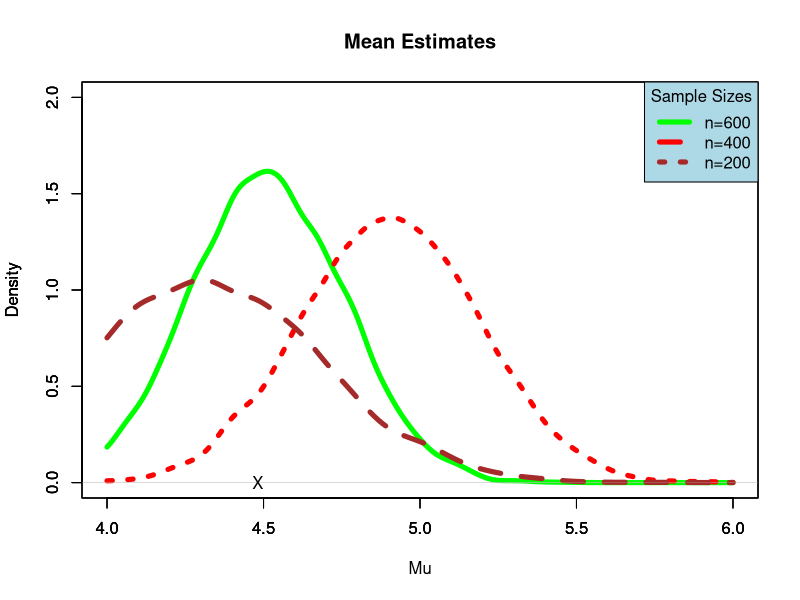
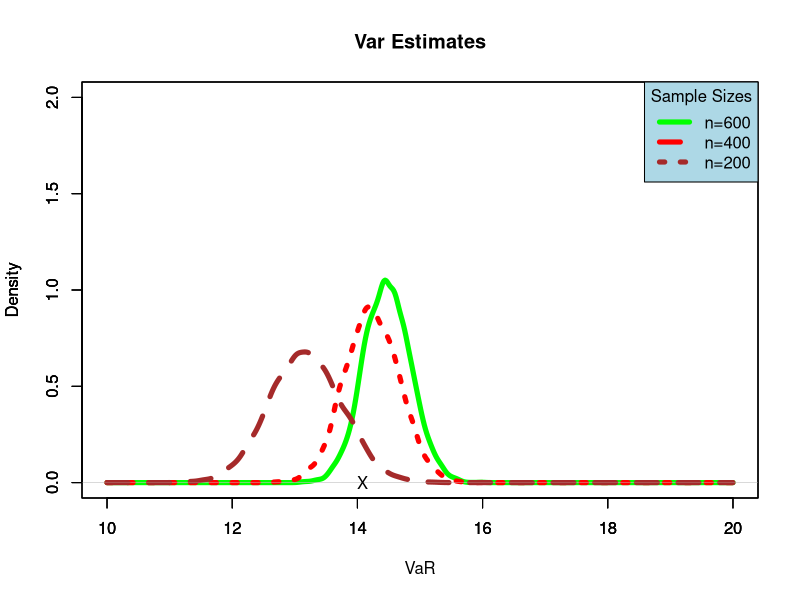
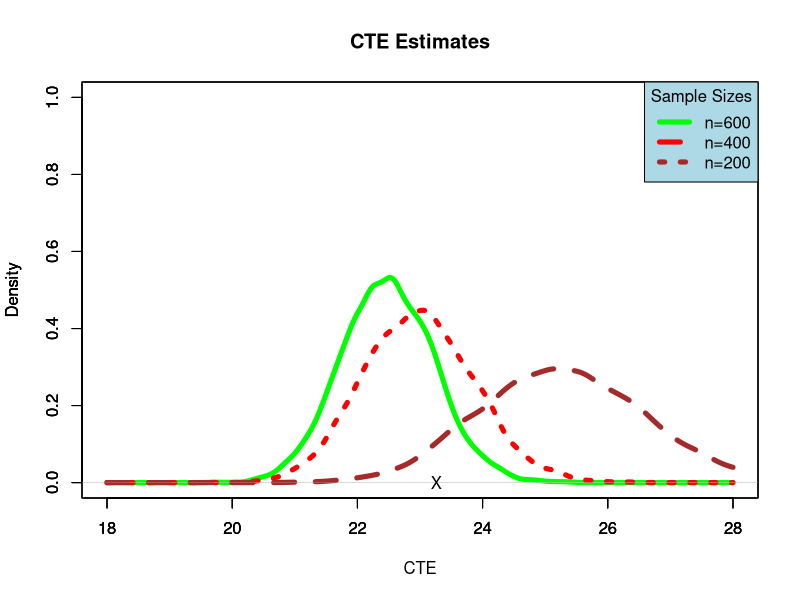

The R script that drew these images, in order:
##-----------------------------------------------------------------------------------
## TITLE:     Model correctlt specified, Bayesian versus credibility estimation,
##            and Gibbs posterior
##
## AUTHORS:    L. Hong and R. Martin
##-----------------------------------------------------------------------------------

## defining our sample size
set.seed(100)
n <- c(600, 400, 200)

#generate random number log normal distribution, for different n. 
X1 <- rlnorm(n[1], meanlog=1, sdlog=1) 
X2 <- rlnorm(n[2], meanlog=1, sdlog=1)
X3 <- rlnorm(n[3], meanlog=1, sdlog=1)

#Define true parameter values
True.Mu <- exp(1 + 0.50)
VaR.True <- qlnorm(0.95, meanlog=1, sdlog=1)
d <- function(x){exp(-(log(x)-1)^2/2)/sqrt(2*pi)}
CTE.True <- integrate(d, lower=VaR.True, upper=Inf)$value/0.05

## Number of iterations
N = 10000

## Matrices to hold our parameter values
keepersA <- matrix(0, N, 3)
keepersB <- matrix(0, N, 3)
keepersC <- matrix(0, N, 3)

## variances of the gibbs posterior. 
sigma2.n1 <- n[1]/((n[1]/(var(X1)) + 1))
sigma2.n2 <- n[2]/((n[2]/(var(X2)) + 1))
sigma2.n3 <- n[3]/((n[3]/(var(X3)) + 1))

## Generating parameter values for n = 600. 
for (m in 1:N) {
  Y1 <- rnorm(n[1], mean=mean(X1), sd=sqrt(sigma2.n1))
  mu1 <- mean(Y1)
  VaR.est1 <- qnorm(0.95, mean = mean(Y1), sd = sqrt(var(Y1)))
  CTE.est1 <- integrate(d, lower=VaR.est1, upper=Inf)$value/0.05
  keepersA[m,] <- c(mu1,VaR.est1,CTE.est1)
}

## Generating parameter values for n = 400. 
for (q in 1:N) {
  Y2 <- rnorm(n[2], mean=mean(X2), sd=sqrt(sigma2.n2))
  mu2 <- mean(Y2)
  VaR.est2 <- qnorm(0.95, mean = mean(Y2), sd = sqrt(var(Y2)))
  CTE.est2 <- integrate(d, lower=VaR.est2, upper=Inf)$value/0.05
  keepersB[q,] <- c(mu2,VaR.est2,CTE.est2)
}

## Generating parameter values for n = 200. 
for (t in 1:N) {
  Y3 <- rnorm(n[3], mean=mean(X3), sd=sqrt(sigma2.n3))
  mu3 <- mean(Y3)
  VaR.est3 <- qnorm(0.95, mean = mean(Y3), sd = sqrt(var(Y3)))
  CTE.est3 <- integrate(d, lower=VaR.est3, upper=Inf)$value/0.05
  keepersC[t,] <- c(mu3,VaR.est3,CTE.est3)
}

#Plots of the posterior means
plot(density(keepersA[,1], from = 4, to = 6), 
     main="Mean Estimates", xlab = "Mu", ylim = c(0, 2), 
     lwd = 5, col = "Green")
par(new=T)
plot(density(keepersB[,1], from = 4, to = 6), 
     main = "", xlab = "", ylim = c(0,2), 
     lty = 3, lwd = 5, col = "Red")
par(new=T)
plot(density(keepersC[,1], from = 4, to = 6), 
     main = "", xlab = "", ylim = c(0,2), 
     lty = 2, lwd = 5, col = "Brown")
par(new=T)
points(True.Mu, 0, pch = "X")
legend("topright", title = "Sample Sizes", 
       legend =c("n=600", "n=400", "n=200"), 
       col = c("Green", "Red", "Brown"),
       bg="lightblue", lwd=5, lty=1:3)

#Plots of the VaR for different sample sizes
plot(density(keepersA[,2], from = 10, to = 20), 
     main="Var Estimates", xlab = "VaR", ylim = c(0,2.0), 
     lwd = 5, col = "Green")
par(new=T)
plot(density(keepersB[,2], from = 10, to = 20), 
     main = "", xlab = "", ylim = c(0,2.0), 
     lty = 3, lwd = 5, col = "Red")
par(new=T)
plot(density(keepersC[,2], from = 10, to = 20), 
     main = "", xlab = "", ylim = c(0,2.0), 
     lty = 2, lwd = 5, col = "Brown")
par(new=T)
points(VaR.True, 0, pch = "X")
legend("topright", title = "Sample Sizes", 
       legend =c("n=600", "n=400", "n=200"), 
       col = c("Green", "Red", "Brown"),
       bg="lightblue", lwd=5, lty=1:3)

#Plots of the CTE for different sample sizes. 
plot(density(keepersA[,3], from = 18, to = 28), 
     main="CTE Estimates", xlab = "CTE", ylim = c(0, 1.0), 
     lwd = 5, col = "Green")
par(new=T)
plot(density(keepersB[,3], from = 18, to = 28), 
     main = "", xlab = "", ylim = c(0,1.0), 
     lty = 3, lwd = 5, col = "Red")
par(new=T)
plot(density(keepersC[,3], from = 18, to = 28), 
     main = "", xlab = "", ylim = c(0,1.0), 
     lty = 2, lwd = 5, col = "Brown")
par(new=T)
points(CTE.True, 0, pch = "X")
legend("topright", title = "Sample Sizes", 
       legend =c("n=600", "n=400", "n=200"), 
       col = c("Green", "Red", "Brown"),
       bg="lightblue", lwd=5, lty=1:3)